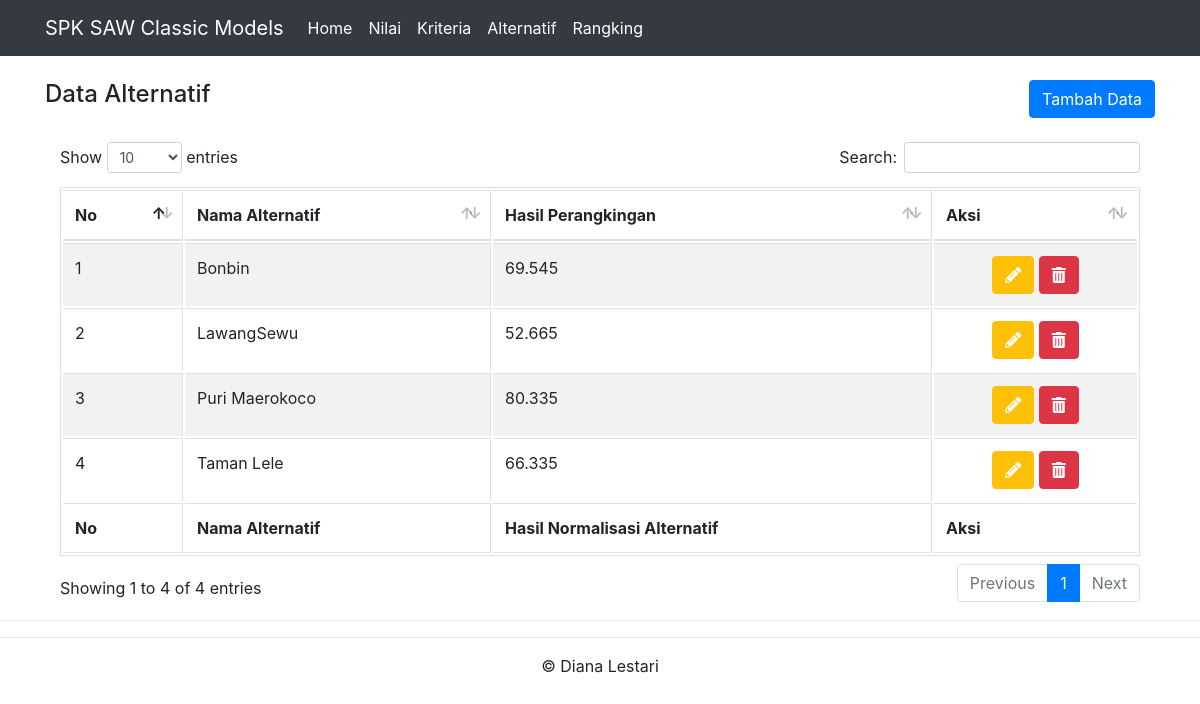
The page /alternatif.php on the database its author committed.
### tables this page shows
CREATE TABLE `alternatif` (
  `id_alternatif` int(11) NOT NULL,
  `nama_alternatif` varchar(35) NOT NULL,
  `hasil_alternatif` double NOT NULL
);

### alternatif.php (the view)
<?php
include "header.php";
include "config.php";
$query = mysqli_query($koneksi, "SELECT * FROM alternatif");
?>
<br>
<div class="container">
	<div class="row">
		<div class="col-md-6 text-left">
			<h4>Data Alternatif</h4>
		</div>
		<div class="col-md-6 text-right">
			<button onclick="location.href='tambah-alternatif.php'" class="btn btn-primary">Tambah Data</button>
		</div>
	</div>
	<br>
	<table id="tabeldata" width="100%" class="table table-striped table-bordered">
		<thead>
			<tr>
				<th>No</th>
				<th>Nama Alternatif</th>
				<th>Hasil Perangkingan</th>
				<th>Aksi</th>
			</tr>
		</thead>
<tbody>
<?php
$no = 1;
while ($row = mysqli_fetch_array($query)) {
    ?>
            <tr>
                <td><?php echo $no++ ?></td>
                <td><?php echo $row['nama_alternatif'] ?></td>
                <td><?php echo $row['hasil_alternatif'] ?></td>
                <td class="text-center">
					<a href="edit-alternatif.php?id=<?php echo $row['id_alternatif'] ?>" class="btn btn-warning text-white"><i class="fas fa-pencil-alt"></i></a>
					<a href="hapus-alternatif.php?id=<?php echo $row['id_alternatif'] ?>" onclick="return confirm('Yakin ingin menghapus data')" class="btn btn-danger"><span class="fas fa-trash-alt"></span></a>
			    </td>
            </tr>
<?php
}
?>
</tbody>
		<tfoot>
			<tr>
				<th>No</th>
				<th>Nama Alternatif</th>
				<th>Hasil Normalisasi Alternatif</th>
				<th>Aksi</th>
			</tr>
		</tfoot>
	</table>
</div>
<?php
include "footer.php";
?>

### rows shown on the page
alternatif: nama_alternatif "Bonbin", hasil_alternatif "69.545"
alternatif: nama_alternatif "LawangSewu", hasil_alternatif "52.665"
alternatif: nama_alternatif "Puri Maerokoco", hasil_alternatif "80.335"
alternatif: nama_alternatif "Taman Lele", hasil_alternatif "66.335"
